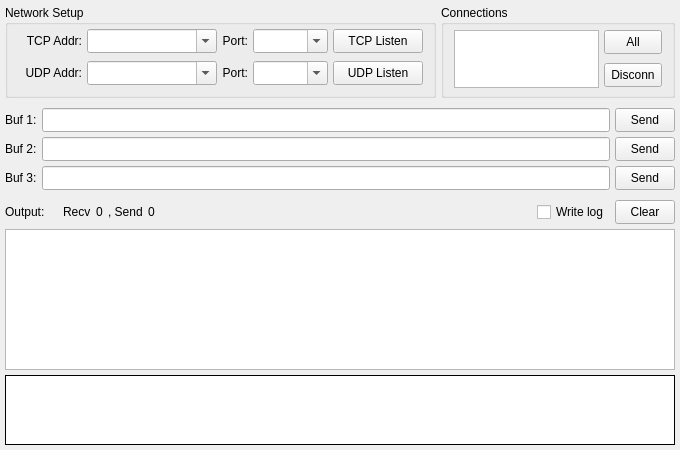
<?xml version="1.0" encoding="UTF-8"?>
<ui version="4.0">
 <class>ServerForm</class>
 <widget class="QWidget" name="ServerForm">
  <property name="geometry">
   <rect>
    <x>0</x>
    <y>0</y>
    <width>680</width>
    <height>450</height>
   </rect>
  </property>
  <property name="minimumSize">
   <size>
    <width>0</width>
    <height>0</height>
   </size>
  </property>
  <property name="windowTitle">
   <string>Server</string>
  </property>
  <property name="locale">
   <locale language="C" country="AnyCountry"/>
  </property>
  <layout class="QVBoxLayout" name="lay1">
   <property name="spacing">
    <number>5</number>
   </property>
   <property name="margin">
    <number>5</number>
   </property>
   <item>
    <layout class="QHBoxLayout" name="lay2">
     <item>
      <widget class="QGroupBox" name="box1">
       <property name="sizePolicy">
        <sizepolicy hsizetype="Fixed" vsizetype="Fixed">
         <horstretch>0</horstretch>
         <verstretch>0</verstretch>
        </sizepolicy>
       </property>
       <property name="minimumSize">
        <size>
         <width>0</width>
         <height>93</height>
        </size>
       </property>
       <property name="maximumSize">
        <size>
         <width>16777215</width>
         <height>93</height>
        </size>
       </property>
       <property name="title">
        <string>Network Setup</string>
       </property>
       <layout class="QVBoxLayout" name="lay5">
        <property name="spacing">
         <number>5</number>
        </property>
        <property name="leftMargin">
         <number>4</number>
        </property>
        <property name="topMargin">
         <number>0</number>
        </property>
        <property name="rightMargin">
         <number>10</number>
        </property>
        <property name="bottomMargin">
         <number>5</number>
        </property>
        <item>
         <layout class="QGridLayout" name="lay6">
          <property name="sizeConstraint">
           <enum>QLayout::SetFixedSize</enum>
          </property>
          <property name="horizontalSpacing">
           <number>5</number>
          </property>
          <property name="verticalSpacing">
           <number>8</number>
          </property>
          <property name="bottomMargin">
           <number>0</number>
          </property>
          <item row="0" column="2">
           <widget class="QLabel" name="lab2">
            <property name="sizePolicy">
             <sizepolicy hsizetype="Preferred" vsizetype="Preferred">
              <horstretch>0</horstretch>
              <verstretch>0</verstretch>
             </sizepolicy>
            </property>
            <property name="text">
             <string>Port:</string>
            </property>
            <property name="alignment">
             <set>Qt::AlignRight|Qt::AlignTrailing|Qt::AlignVCenter</set>
            </property>
           </widget>
          </item>
          <item row="0" column="0">
           <widget class="QLabel" name="lab1">
            <property name="sizePolicy">
             <sizepolicy hsizetype="Preferred" vsizetype="Preferred">
              <horstretch>0</horstretch>
              <verstretch>0</verstretch>
             </sizepolicy>
            </property>
            <property name="minimumSize">
             <size>
              <width>70</width>
              <height>0</height>
             </size>
            </property>
            <property name="contextMenuPolicy">
             <enum>Qt::NoContextMenu</enum>
            </property>
            <property name="text">
             <string>TCP Addr:</string>
            </property>
            <property name="textFormat">
             <enum>Qt::PlainText</enum>
            </property>
            <property name="scaledContents">
             <bool>false</bool>
            </property>
            <property name="alignment">
             <set>Qt::AlignRight|Qt::AlignTrailing|Qt::AlignVCenter</set>
            </property>
           </widget>
          </item>
          <item row="0" column="1">
           <widget class="QComboBox" name="cmbTcpAddr">
            <property name="sizePolicy">
             <sizepolicy hsizetype="Fixed" vsizetype="Fixed">
              <horstretch>0</horstretch>
              <verstretch>0</verstretch>
             </sizepolicy>
            </property>
            <property name="minimumSize">
             <size>
              <width>130</width>
              <height>24</height>
             </size>
            </property>
            <property name="maximumSize">
             <size>
              <width>130</width>
              <height>24</height>
             </size>
            </property>
            <property name="editable">
             <bool>true</bool>
            </property>
            <property name="insertPolicy">
             <enum>QComboBox::NoInsert</enum>
            </property>
           </widget>
          </item>
          <item row="0" column="3">
           <widget class="QComboBox" name="cmbTcpPort">
            <property name="sizePolicy">
             <sizepolicy hsizetype="Fixed" vsizetype="Fixed">
              <horstretch>0</horstretch>
              <verstretch>0</verstretch>
             </sizepolicy>
            </property>
            <property name="minimumSize">
             <size>
              <width>75</width>
              <height>24</height>
             </size>
            </property>
            <property name="maximumSize">
             <size>
              <width>75</width>
              <height>24</height>
             </size>
            </property>
            <property name="editable">
             <bool>true</bool>
            </property>
            <property name="insertPolicy">
             <enum>QComboBox::InsertAtTop</enum>
            </property>
           </widget>
          </item>
          <item row="1" column="0">
           <widget class="QLabel" name="lab3">
            <property name="sizePolicy">
             <sizepolicy hsizetype="Preferred" vsizetype="Preferred">
              <horstretch>0</horstretch>
              <verstretch>0</verstretch>
             </sizepolicy>
            </property>
            <property name="minimumSize">
             <size>
              <width>70</width>
              <height>0</height>
             </size>
            </property>
            <property name="contextMenuPolicy">
             <enum>Qt::NoContextMenu</enum>
            </property>
            <property name="text">
             <string>UDP Addr:</string>
            </property>
            <property name="textFormat">
             <enum>Qt::PlainText</enum>
            </property>
            <property name="scaledContents">
             <bool>false</bool>
            </property>
            <property name="alignment">
             <set>Qt::AlignRight|Qt::AlignTrailing|Qt::AlignVCenter</set>
            </property>
           </widget>
          </item>
          <item row="1" column="1">
           <widget class="QComboBox" name="cmbUdpAddr">
            <property name="sizePolicy">
             <sizepolicy hsizetype="Fixed" vsizetype="Fixed">
              <horstretch>0</horstretch>
              <verstretch>0</verstretch>
             </sizepolicy>
            </property>
            <property name="minimumSize">
             <size>
              <width>130</width>
              <height>24</height>
             </size>
            </property>
            <property name="maximumSize">
             <size>
              <width>130</width>
              <height>24</height>
             </size>
            </property>
            <property name="editable">
             <bool>true</bool>
            </property>
            <property name="insertPolicy">
             <enum>QComboBox::NoInsert</enum>
            </property>
           </widget>
          </item>
          <item row="1" column="2">
           <widget class="QLabel" name="lab4">
            <property name="sizePolicy">
             <sizepolicy hsizetype="Preferred" vsizetype="Preferred">
              <horstretch>0</horstretch>
              <verstretch>0</verstretch>
             </sizepolicy>
            </property>
            <property name="text">
             <string>Port:</string>
            </property>
            <property name="alignment">
             <set>Qt::AlignRight|Qt::AlignTrailing|Qt::AlignVCenter</set>
            </property>
           </widget>
          </item>
          <item row="1" column="3">
           <widget class="QComboBox" name="cmbUdpPort">
            <property name="sizePolicy">
             <sizepolicy hsizetype="Fixed" vsizetype="Fixed">
              <horstretch>0</horstretch>
              <verstretch>0</verstretch>
             </sizepolicy>
            </property>
            <property name="minimumSize">
             <size>
              <width>75</width>
              <height>24</height>
             </size>
            </property>
            <property name="maximumSize">
             <size>
              <width>75</width>
              <height>24</height>
             </size>
            </property>
            <property name="editable">
             <bool>true</bool>
            </property>
            <property name="insertPolicy">
             <enum>QComboBox::InsertAtTop</enum>
            </property>
           </widget>
          </item>
          <item row="1" column="4">
           <widget class="QToolButton" name="btnUdp">
            <property name="sizePolicy">
             <sizepolicy hsizetype="Fixed" vsizetype="Fixed">
              <horstretch>0</horstretch>
              <verstretch>0</verstretch>
             </sizepolicy>
            </property>
            <property name="minimumSize">
             <size>
              <width>90</width>
              <height>24</height>
             </size>
            </property>
            <property name="maximumSize">
             <size>
              <width>90</width>
              <height>24</height>
             </size>
            </property>
            <property name="statusTip">
             <string/>
            </property>
            <property name="text">
             <string>UDP Listen</string>
            </property>
            <property name="checkable">
             <bool>true</bool>
            </property>
           </widget>
          </item>
          <item row="0" column="4">
           <widget class="QToolButton" name="btnTcp">
            <property name="minimumSize">
             <size>
              <width>90</width>
              <height>24</height>
             </size>
            </property>
            <property name="maximumSize">
             <size>
              <width>90</width>
              <height>24</height>
             </size>
            </property>
            <property name="text">
             <string>TCP Listen</string>
            </property>
            <property name="checkable">
             <bool>true</bool>
            </property>
           </widget>
          </item>
         </layout>
        </item>
       </layout>
      </widget>
     </item>
     <item>
      <widget class="QGroupBox" name="box2">
       <property name="sizePolicy">
        <sizepolicy hsizetype="Expanding" vsizetype="Fixed">
         <horstretch>0</horstretch>
         <verstretch>0</verstretch>
        </sizepolicy>
       </property>
       <property name="minimumSize">
        <size>
         <width>0</width>
         <height>93</height>
        </size>
       </property>
       <property name="maximumSize">
        <size>
         <width>16777215</width>
         <height>93</height>
        </size>
       </property>
       <property name="title">
        <string>Connections</string>
       </property>
       <layout class="QHBoxLayout" name="lay8">
        <property name="spacing">
         <number>5</number>
        </property>
        <property name="leftMargin">
         <number>10</number>
        </property>
        <property name="topMargin">
         <number>5</number>
        </property>
        <property name="rightMargin">
         <number>10</number>
        </property>
        <property name="bottomMargin">
         <number>10</number>
        </property>
        <item>
         <widget class="QListWidget" name="lstConn">
          <property name="sizePolicy">
           <sizepolicy hsizetype="Expanding" vsizetype="Fixed">
            <horstretch>0</horstretch>
            <verstretch>0</verstretch>
           </sizepolicy>
          </property>
          <property name="minimumSize">
           <size>
            <width>0</width>
            <height>58</height>
           </size>
          </property>
          <property name="maximumSize">
           <size>
            <width>16777215</width>
            <height>58</height>
           </size>
          </property>
          <property name="verticalScrollBarPolicy">
           <enum>Qt::ScrollBarAlwaysOff</enum>
          </property>
          <property name="horizontalScrollBarPolicy">
           <enum>Qt::ScrollBarAlwaysOff</enum>
          </property>
          <property name="editTriggers">
           <set>QAbstractItemView::NoEditTriggers</set>
          </property>
          <property name="showDropIndicator" stdset="0">
           <bool>false</bool>
          </property>
          <property name="selectionMode">
           <enum>QAbstractItemView::MultiSelection</enum>
          </property>
          <property name="selectionBehavior">
           <enum>QAbstractItemView::SelectRows</enum>
          </property>
          <property name="selectionRectVisible">
           <bool>false</bool>
          </property>
         </widget>
        </item>
        <item>
         <layout class="QVBoxLayout" name="lay9">
          <property name="spacing">
           <number>10</number>
          </property>
          <property name="topMargin">
           <number>0</number>
          </property>
          <item>
           <widget class="QToolButton" name="btnConnAll">
            <property name="sizePolicy">
             <sizepolicy hsizetype="Preferred" vsizetype="Fixed">
              <horstretch>0</horstretch>
              <verstretch>0</verstretch>
             </sizepolicy>
            </property>
            <property name="minimumSize">
             <size>
              <width>0</width>
              <height>24</height>
             </size>
            </property>
            <property name="maximumSize">
             <size>
              <width>16777215</width>
              <height>24</height>
             </size>
            </property>
            <property name="text">
             <string>All</string>
            </property>
           </widget>
          </item>
          <item>
           <widget class="QToolButton" name="btnConnDel">
            <property name="sizePolicy">
             <sizepolicy hsizetype="Preferred" vsizetype="Fixed">
              <horstretch>0</horstretch>
              <verstretch>0</verstretch>
             </sizepolicy>
            </property>
            <property name="minimumSize">
             <size>
              <width>0</width>
              <height>24</height>
             </size>
            </property>
            <property name="maximumSize">
             <size>
              <width>16777215</width>
              <height>24</height>
             </size>
            </property>
            <property name="text">
             <string>Disconn</string>
            </property>
           </widget>
          </item>
         </layout>
        </item>
       </layout>
      </widget>
     </item>
    </layout>
   </item>
   <item>
    <layout class="QGridLayout" name="lay3">
     <property name="topMargin">
      <number>5</number>
     </property>
     <property name="spacing">
      <number>5</number>
     </property>
     <item row="0" column="0">
      <widget class="QLabel" name="lab5">
       <property name="text">
        <string>Buf 1:</string>
       </property>
      </widget>
     </item>
     <item row="0" column="2">
      <widget class="QToolButton" name="btnSend1">
       <property name="minimumSize">
        <size>
         <width>60</width>
         <height>24</height>
        </size>
       </property>
       <property name="maximumSize">
        <size>
         <width>60</width>
         <height>24</height>
        </size>
       </property>
       <property name="text">
        <string>Send</string>
       </property>
       <property name="checkable">
        <bool>false</bool>
       </property>
      </widget>
     </item>
     <item row="1" column="0">
      <widget class="QLabel" name="lab6">
       <property name="text">
        <string>Buf 2:</string>
       </property>
      </widget>
     </item>
     <item row="1" column="1">
      <widget class="QLineEdit" name="edtBuf2">
       <property name="minimumSize">
        <size>
         <width>0</width>
         <height>24</height>
        </size>
       </property>
       <property name="maximumSize">
        <size>
         <width>16777215</width>
         <height>24</height>
        </size>
       </property>
      </widget>
     </item>
     <item row="1" column="2">
      <widget class="QToolButton" name="btnSend2">
       <property name="minimumSize">
        <size>
         <width>60</width>
         <height>24</height>
        </size>
       </property>
       <property name="maximumSize">
        <size>
         <width>60</width>
         <height>24</height>
        </size>
       </property>
       <property name="text">
        <string>Send</string>
       </property>
      </widget>
     </item>
     <item row="2" column="0">
      <widget class="QLabel" name="lab7">
       <property name="text">
        <string>Buf 3:</string>
       </property>
      </widget>
     </item>
     <item row="2" column="1">
      <widget class="QLineEdit" name="edtBuf3">
       <property name="minimumSize">
        <size>
         <width>0</width>
         <height>24</height>
        </size>
       </property>
       <property name="maximumSize">
        <size>
         <width>16777215</width>
         <height>24</height>
        </size>
       </property>
      </widget>
     </item>
     <item row="2" column="2">
      <widget class="QToolButton" name="btnSend3">
       <property name="minimumSize">
        <size>
         <width>60</width>
         <height>24</height>
        </size>
       </property>
       <property name="maximumSize">
        <size>
         <width>60</width>
         <height>24</height>
        </size>
       </property>
       <property name="text">
        <string>Send</string>
       </property>
      </widget>
     </item>
     <item row="0" column="1">
      <widget class="QLineEdit" name="edtBuf1">
       <property name="minimumSize">
        <size>
         <width>0</width>
         <height>24</height>
        </size>
       </property>
       <property name="maximumSize">
        <size>
         <width>16777215</width>
         <height>24</height>
        </size>
       </property>
      </widget>
     </item>
    </layout>
   </item>
   <item>
    <layout class="QHBoxLayout" name="lay4">
     <property name="spacing">
      <number>5</number>
     </property>
     <property name="leftMargin">
      <number>0</number>
     </property>
     <property name="topMargin">
      <number>5</number>
     </property>
     <property name="rightMargin">
      <number>0</number>
     </property>
     <property name="bottomMargin">
      <number>0</number>
     </property>
     <item>
      <widget class="QLabel" name="lab8">
       <property name="sizePolicy">
        <sizepolicy hsizetype="Fixed" vsizetype="Preferred">
         <horstretch>0</horstretch>
         <verstretch>0</verstretch>
        </sizepolicy>
       </property>
       <property name="text">
        <string>Output:    </string>
       </property>
      </widget>
     </item>
     <item>
      <widget class="QLabel" name="lab9">
       <property name="text">
        <string>Recv</string>
       </property>
      </widget>
     </item>
     <item>
      <widget class="QLabel" name="labRecv">
       <property name="sizePolicy">
        <sizepolicy hsizetype="Preferred" vsizetype="Preferred">
         <horstretch>0</horstretch>
         <verstretch>0</verstretch>
        </sizepolicy>
       </property>
       <property name="toolTip">
        <string notr="true"/>
       </property>
       <property name="text">
        <string notr="true">0</string>
       </property>
      </widget>
     </item>
     <item>
      <widget class="QLabel" name="lab10">
       <property name="text">
        <string>, Send</string>
       </property>
      </widget>
     </item>
     <item>
      <widget class="QLabel" name="labSend">
       <property name="toolTip">
        <string notr="true"/>
       </property>
       <property name="text">
        <string notr="true">0</string>
       </property>
      </widget>
     </item>
     <item>
      <spacer name="spc">
       <property name="orientation">
        <enum>Qt::Horizontal</enum>
       </property>
       <property name="sizeHint" stdset="0">
        <size>
         <width>0</width>
         <height>0</height>
        </size>
       </property>
      </spacer>
     </item>
     <item>
      <widget class="QCheckBox" name="chkLog">
       <property name="text">
        <string>Write log</string>
       </property>
      </widget>
     </item>
     <item>
      <widget class="QToolButton" name="btnClear">
       <property name="minimumSize">
        <size>
         <width>60</width>
         <height>24</height>
        </size>
       </property>
       <property name="maximumSize">
        <size>
         <width>60</width>
         <height>24</height>
        </size>
       </property>
       <property name="text">
        <string>Clear</string>
       </property>
      </widget>
     </item>
    </layout>
   </item>
   <item>
    <widget class="QTreeWidget" name="treeOutput">
     <property name="sizePolicy">
      <sizepolicy hsizetype="Expanding" vsizetype="Preferred">
       <horstretch>0</horstretch>
       <verstretch>0</verstretch>
      </sizepolicy>
     </property>
     <property name="horizontalScrollBarPolicy">
      <enum>Qt::ScrollBarAlwaysOff</enum>
     </property>
     <property name="editTriggers">
      <set>QAbstractItemView::NoEditTriggers</set>
     </property>
     <property name="showDropIndicator" stdset="0">
      <bool>false</bool>
     </property>
     <property name="alternatingRowColors">
      <bool>false</bool>
     </property>
     <property name="selectionMode">
      <enum>QAbstractItemView::SingleSelection</enum>
     </property>
     <property name="selectionBehavior">
      <enum>QAbstractItemView::SelectRows</enum>
     </property>
     <property name="wordWrap">
      <bool>true</bool>
     </property>
     <attribute name="headerVisible">
      <bool>false</bool>
     </attribute>
     <attribute name="headerStretchLastSection">
      <bool>true</bool>
     </attribute>
     <column>
      <property name="text">
       <string notr="true">1</string>
      </property>
     </column>
    </widget>
   </item>
   <item>
    <widget class="QPlainTextEdit" name="txtOutput">
     <property name="sizePolicy">
      <sizepolicy hsizetype="Expanding" vsizetype="Fixed">
       <horstretch>0</horstretch>
       <verstretch>0</verstretch>
      </sizepolicy>
     </property>
     <property name="minimumSize">
      <size>
       <width>0</width>
       <height>70</height>
      </size>
     </property>
     <property name="maximumSize">
      <size>
       <width>16777215</width>
       <height>70</height>
      </size>
     </property>
     <property name="acceptDrops">
      <bool>false</bool>
     </property>
     <property name="frameShape">
      <enum>QFrame::Box</enum>
     </property>
     <property name="frameShadow">
      <enum>QFrame::Plain</enum>
     </property>
     <property name="horizontalScrollBarPolicy">
      <enum>Qt::ScrollBarAlwaysOff</enum>
     </property>
     <property name="tabChangesFocus">
      <bool>true</bool>
     </property>
     <property name="undoRedoEnabled">
      <bool>false</bool>
     </property>
     <property name="readOnly">
      <bool>true</bool>
     </property>
     <property name="textInteractionFlags">
      <set>Qt::TextSelectableByKeyboard|Qt::TextSelectableByMouse</set>
     </property>
    </widget>
   </item>
  </layout>
 </widget>
 <tabstops>
  <tabstop>cmbTcpAddr</tabstop>
  <tabstop>cmbTcpPort</tabstop>
  <tabstop>btnTcp</tabstop>
  <tabstop>cmbUdpAddr</tabstop>
  <tabstop>cmbUdpPort</tabstop>
  <tabstop>btnUdp</tabstop>
  <tabstop>lstConn</tabstop>
  <tabstop>btnConnAll</tabstop>
  <tabstop>btnConnDel</tabstop>
  <tabstop>edtBuf1</tabstop>
  <tabstop>btnSend1</tabstop>
  <tabstop>edtBuf2</tabstop>
  <tabstop>btnSend2</tabstop>
  <tabstop>edtBuf3</tabstop>
  <tabstop>btnSend3</tabstop>
  <tabstop>chkLog</tabstop>
  <tabstop>btnClear</tabstop>
  <tabstop>treeOutput</tabstop>
 </tabstops>
 <resources/>
 <connections/>
</ui>
